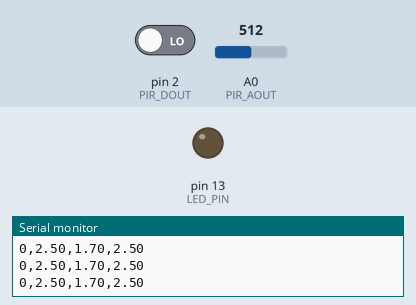
A sketch run on a simulated Arduino Uno, built with avr-gcc and run on an emulated ATmega328P. Parts: output pins drawn as LEDs (lit = HIGH), the last lines printed to the serial monitor. The inputs (shaded band) are chosen by the test bench; at power-on: pin 2 (PIR_DOUT) LOW, A0 (PIR_AOUT) = 512.

Above: at 1.2 s.
1.3 s: pin 2 (PIR_DOUT) driven HIGH
At 1.7 s:
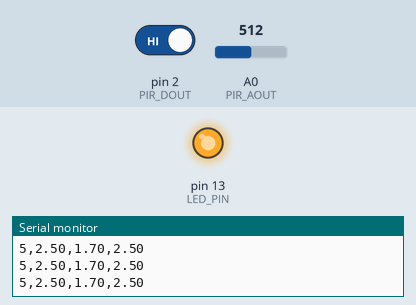
2.8 s: pin 2 (PIR_DOUT) driven LOW
At 4.0 s:
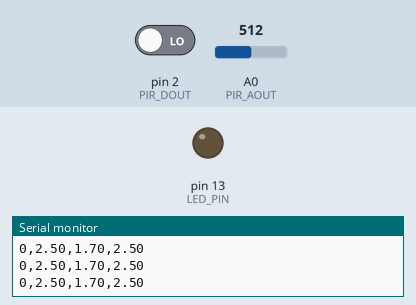
Timing chart, 0 to 5.8 s (numbered marks = the images above; inputs shaded):
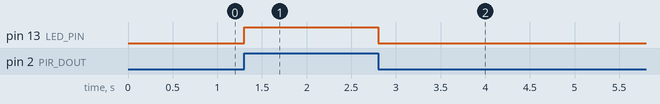

The sketch:

Motion_test.ino
```cpp
//////////////////////////
// Hardware Definitions //
//////////////////////////
#define PIR_AOUT A0  // PIR analog output on A0
#define PIR_DOUT 2   // PIR digital output on D2
#define LED_PIN  13  // LED to illuminate on motion

#define PRINT_TIME 100 // Rate of serial printouts
unsigned long lastPrint = 0; // Keep track of last serial out

void setup()
{
  Serial.begin(115200);  // Serial is used to view Analog out
  // Analog and digital pins should both be set as inputs:
  pinMode(PIR_AOUT, INPUT);
  pinMode(PIR_DOUT, INPUT);

  // Configure the motion indicator LED pin as an output
  pinMode(LED_PIN, OUTPUT);
  digitalWrite(LED_PIN, LOW); // Turn the LED off
}

void loop()
{
  // Read OUT pin, and set onboard LED to mirror output
  readDigitalValue();

  // Read A pin, print that value to serial port:
  printAnalogValue();
}

void readDigitalValue()
{
  // The OpenPIR's digital output is active high
  int motionStatus = digitalRead(PIR_DOUT);

  // If motion is detected, turn the onboard LED on:
  if (motionStatus == HIGH)
    digitalWrite(LED_PIN, HIGH);
  else // Otherwise turn the LED off:
    digitalWrite(LED_PIN, LOW);
}

void printAnalogValue()
{
  if ( (lastPrint + PRINT_TIME) < millis() )
  {
    lastPrint = millis();
    // Read in analog value:
    unsigned int analogPIR = analogRead(PIR_AOUT);
    // Convert 10-bit analog value to a voltage
    // (Assume high voltage is 5.0V.)
    float voltage = (float) analogPIR / 1024.0 * 5.0;
    // Print the reading from the digital pin.
    // Mutliply by 5 to maintain scale with AOUT.
    Serial.print(5 * digitalRead(PIR_DOUT));
    Serial.print(',');    // Print a comma
    Serial.print(2.5);    // Print the upper limit
    Serial.print(',');    // Print a comma
    Serial.print(1.7);    // Print the lower limit
    Serial.print(',');    // Print a comma
    Serial.print(voltage); // Print voltage
    Serial.println();
  }
}
```

Measured:
- after the input at 1.3 s, pin 13 (LED_PIN): LOW → HIGH at once
- after the input at 2.8 s, pin 13 (LED_PIN): HIGH → LOW at once
